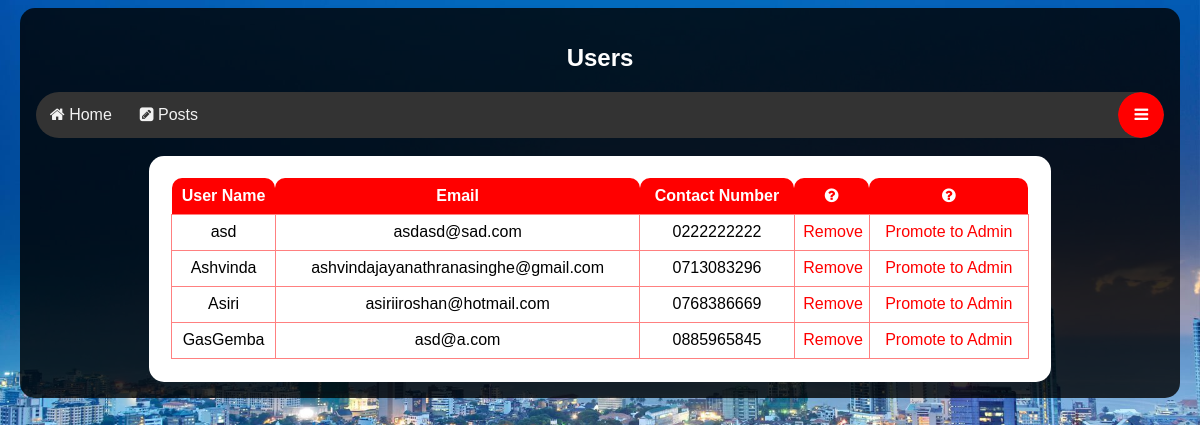
The app's page /GarbageCollectionSystem/Users.php (signed in), older data.
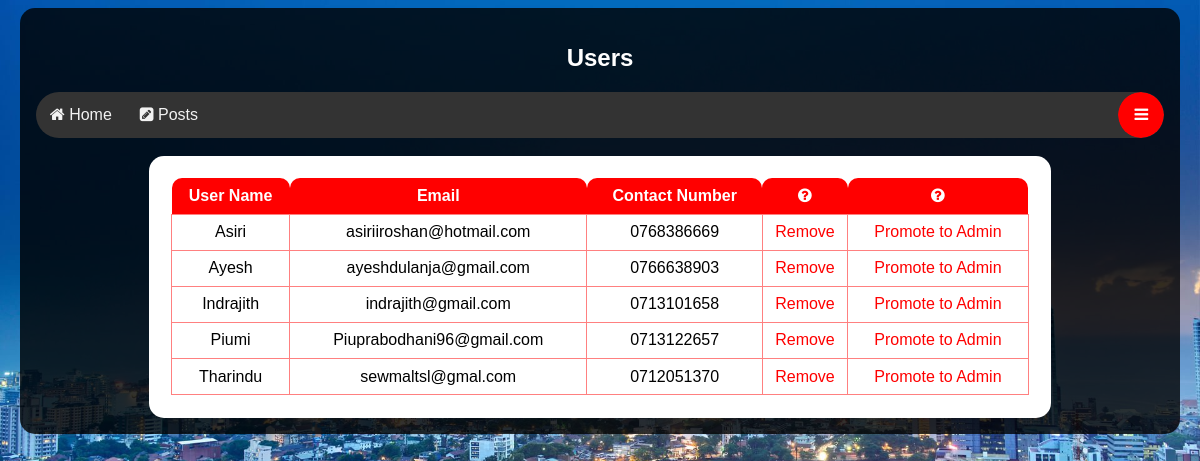
The same page, newer data.
### tables this page shows
CREATE TABLE `UserDetails` (
  `UserName` varchar(25) NOT NULL,
  `Email` varchar(50) NOT NULL,
  `ContactNumber` varchar(10) NOT NULL,
  `password` varchar(100) NOT NULL,
  `UserType` varchar(10) NOT NULL DEFAULT 'normal'
);

### GarbageCollectionSystem/Users.php (the view, shortened to what this page needs)
<?php
include('connection.php');
?>
<!DOCTYPE html>
<html>
<head>
	<link rel="stylesheet" type="text/css" href="style.css">
   <link rel="stylesheet" href="https://cdnjs.cloudflare.com/ajax/libs/font-awesome/4.7.0/css/font-awesome.min.css">
</head>
<body>
<div class="containerContent">
		<h2 style="text-align: center;">Users</h2>
<div class="navigationbar" id="navbar">
  <a href="WelcomePageAdmin.php"><i class="fa fa-home"></i> Home</a>
  <a href="PostsPageAdmin.php"><i class="fa fa-pencil-square"></i> Posts</a>
  <div class="profileMenu">
    <button class="profileButton" id="active"> <i class="fa fa-bars"></i></button>
  </div>
</div>
<?php
$result = mysqli_query($connection,"SELECT * FROM UserDetails WHERE UserType='normal' ORDER BY UserName ASC");
echo "<br>";
echo "<div id='tablecontainer'>";
echo "<table id='table'>
<tr>
<th>User Name</th>
<th>Email</th>
<th>Contact Number</th>
<th><i class='fa fa-question-circle'></i></th>
<th><i class='fa fa-question-circle'></i></th>
</tr>";
while($row = mysqli_fetch_array($result))
{
echo "<tr>";
echo "<td>".$row['UserName']."</td>";
echo "<td id='pn'>" . $row['Email'] . "</td>";
$UserName=$row['UserName'];
echo "<td>" . $row['ContactNumber'] . "</td>";
echo "<td><a href='deleteAccountAdmin.php?UserName=$UserName' style='text-decoration: none;'>" . "Remove" . "</td>";
echo "<td><a href='promoteToAdmin.php?UserName=$UserName' style='text-decoration: none;'>" . "Promote to Admin" . "</td>";
echo "</tr>";
}
echo "</table>";
echo "</div>";
?>
</div>
</body>
</html>

### GarbageCollectionSystem/style.css (style rules this page uses)
body { font-family: Arial, Helvetica, sans-serif; background-image: url("Images/colombo.jpg"); background-size: cover; }
* { box-sizing: border-box; border-radius: 15px; }
.containerContent { background-color: rgb(0,0,0); background-color: rgba(0,0,0, 0.8); padding: 16px; top: 1%; right: 1%; bottom: 1%; left: 1%; overflow: hidden; position: relative; color: white; max-width: 98%; max-height: 100%; }
.navigationbar { overflow: hidden; background-color: #242f34; font-family: Arial, Helvetica, sans-serif; border-radius: 25px; }
.navigationbar a { float: left; font-size: 16px; color: white; text-align: center; padding: 14px 16px; text-decoration: none; border-radius: 25px; }
.profileMenu { float: right; overflow: hidden; border-radius: 25px; }
.profileMenu .profileButton { font-size: 16px; border: none; outline: none; color: white; padding: 14px 16px; background-color: inherit; font-family: inherit; margin: 0; border-radius: 25px; }
#active { background-color: #ff0000; }
a { color: red; }
#tablecontainer { margin-left:10%; margin-right:10%; padding: 2%; background-color: white; color: black; table-layout: fixed; }
#table { border-collapse: collapse; table-layout:auto; width: 100%; text-align: center; border-radius: 15px; }
td { padding: 1%; border-radius: 0; border: 1px solid #ff8080; }
th { padding: 1%; color: white; background-color: red; border-radius: 10px 10px 0px 0px; }
#navbar { overflow: hidden; background-color: #333; }
#navbar a { float: left; display: block; color: #f2f2f2; text-align: center; padding: 14px; text-decoration: none; z-index: 1; }

Row changes from the older to the newer data that the page shows:
removed userdetails: UserName "asd", Email "asdasd@sad.com", ContactNumber "0222222222"
removed userdetails: UserName "Ashvinda", Email "ashvindajayanathranasinghe@gmail.com", ContactNumber "0713083296"
removed userdetails: UserName "GasGemba", Email "asd@a.com", ContactNumber "0885965845"
added userdetails: UserName "Ayesh", Email "ayeshdulanja@gmail.com", ContactNumber "0766638903"
added userdetails: UserName "Indrajith", Email "indrajith@gmail.com", ContactNumber "0713101658"
added userdetails: UserName "Piumi", Email "Piuprabodhani96@gmail.com", ContactNumber "0713122657"
added userdetails: UserName "Tharindu", Email "sewmaltsl@gmal.com", ContactNumber "0712051370"
